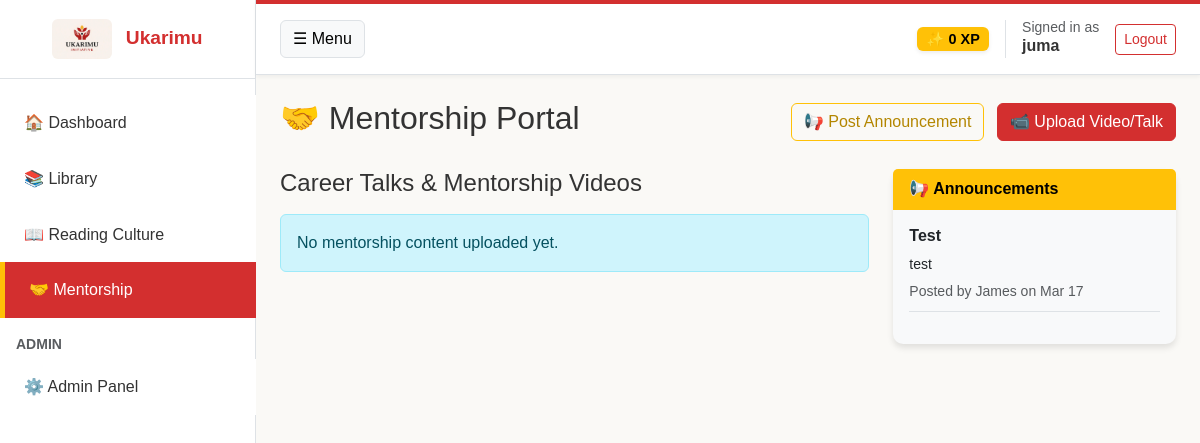
The page /mentorship/ (signed in) on the database its author committed.
### users/models.py (models this page shows, shortened)
class User(AbstractUser):
    ROLE_CHOICES = (
        ('student', 'Student'),
        ('teacher', 'Teacher'),
        ('mentor', 'Mentor'),
        ('admin', 'Admin'),
    )
    role = models.CharField(max_length=10, choices=ROLE_CHOICES, default='student')
    class_level = models.CharField(max_length=20, blank=True, null=True, help_text="For Students: e.g., Grade 4")

### mentorship/models.py (models this page shows, shortened)
class Announcement(models.Model):
    title = models.CharField(max_length=200)
    content = models.TextField()
    posted_by = models.ForeignKey(settings.AUTH_USER_MODEL, on_delete=models.CASCADE)
    created_at = models.DateTimeField(auto_now_add=True)

### mentorship/views.py (the view)
# urls.py: path('', views.mentorship_list, name='mentorship_list'),
@login_required
def mentorship_list(request):
    contents = MentorshipContent.objects.all().order_by('-created_at')
    announcements = Announcement.objects.all().order_by('-created_at')
    return render(request, 'mentorship/list.html', {
        'contents': contents,
        'announcements': announcements,
        'is_mentor': request.user.role in ['mentor', 'admin'] or request.user.is_superuser
    })

### templates/mentorship/list.html
{% extends 'base.html' %}
{% block content %}
<div class="d-flex justify-content-between align-items-center mb-4">
    <h2>🤝 Mentorship Portal</h2>
    {% if is_mentor %}
    <div>
        <a href="{% url 'post_announcement' %}" class="btn btn-outline-warning me-2">📢 Post Announcement</a>
        <a href="{% url 'upload_mentorship_content' %}" class="btn btn-primary">📹 Upload Video/Talk</a>
    </div>
    {% endif %}
</div>
<div class="row g-4">
    <div class="col-md-4 order-md-2">
        <div class="card bg-light border-0">
            <div class="card-header bg-warning text-dark fw-bold">
                📢 Announcements
            </div>
            <div class="card-body">
                {% for announcement in announcements %}
                    <div class="mb-3 border-bottom pb-2">
                        <h6 class="fw-bold">{{ announcement.title }}</h6>
                        <p class="small mb-1">{{ announcement.content }}</p>
                        <small class="text-muted">Posted by {{ announcement.posted_by.username }} on {{ announcement.created_at|date:"M d" }}</small>
                    </div>
                {% empty %}
                    <p class="text-muted small">No active announcements.</p>
                {% endfor %}
            </div>
        </div>
    </div>
    <div class="col-md-8 order-md-1">
        <h4 class="mb-3">Career Talks & Mentorship Videos</h4>
        <div class="row g-3">
            {% for item in contents %}
            <div class="col-md-6">
                <div class="card h-100">
                    <div class="card-body">
                        <span class="badge bg-primary mb-2">{{ item.get_content_type_display }}</span>
                        <h5 class="card-title">{{ item.title }}</h5>
                        <p class="card-text text-muted small">{{ item.description }}</p>
                        {% if item.file %}
                            <a href="{{ item.file.url }}" class="btn btn-sm btn-outline-primary w-100 mb-2" download>Download File/Video</a>
                        {% endif %}
                        {% if item.link %}
                            <a href="{{ item.link }}" target="_blank" rel="noopener noreferrer" class="btn btn-sm btn-outline-secondary w-100">Open External Link</a>
                        {% endif %}
                    </div>
                    <div class="card-footer bg-white border-top-0 pt-0 d-flex justify-content-between align-items-center">
                        <small class="text-muted">By {{ item.uploaded_by.username }}</small>
                        {% if is_mentor or user == item.uploaded_by %}
                            <a href="{% url 'delete_mentorship_content' item.pk %}" class="btn btn-sm btn-outline-danger">Delete</a>
                        {% endif %}
                    </div>
                </div>
            </div>
            {% empty %}
            <div class="col-12">
                <div class="alert alert-info">No mentorship content uploaded yet.</div>
            </div>
            {% endfor %}
        </div>
    </div>
</div>
{% endblock %}

### templates/base.html (shortened to what this page needs)
<!DOCTYPE html>
{% load static %}
<html lang="en">
<head>
    <link href="https://cdn.jsdelivr.net/npm/bootstrap@5.3.0/dist/css/bootstrap.min.css" rel="stylesheet">
    <link rel="stylesheet" href="{% static 'css/style.css' %}">
</head>
<body>
    <div class="d-flex" id="wrapper">
        <div id="sidebar-wrapper">
            <div class="sidebar-heading text-center">
                <img src="{% static 'img/Logo.jpeg' %}" alt="Logo" height="40" class="rounded me-2">
                Ukarimu
            </div>
            <div class="list-group list-group-flush mt-3">
                <a href="{% url 'dashboard' %}" class="list-group-item list-group-item-action {% if request.resolver_match.url_name == 'dashboard' %}active{% endif %}">
                    🏠 Dashboard
                </a>
                <a href="{% url 'library_list' %}" class="list-group-item list-group-item-action {% if 'library' in request.path %}active{% endif %}">
                    📚 Library
                </a>
                {% if user.is_authenticated %}
                    <a href="{% if user.role == 'student' %}{% url 'reading_history' %}{% else %}{% url 'reading_monitoring' %}{% endif %}" class="list-group-item list-group-item-action ">
                        📖 Reading Culture
                    </a>
                {% endif %}
                <a href="{% url 'mentorship_list' %}" class="list-group-item list-group-item-action {% if 'mentorship' in request.path %}active{% endif %}">
                    🤝 Mentorship
                </a>
                {% if user.is_staff or user.is_superuser %}
                <div class="mt-3 mb-1 px-3 text-muted small fw-bold text-uppercase">Admin</div>
                <a href="{% url 'admin_dashboard' %}" class="list-group-item list-group-item-action {% if 'admin' in request.path %}active{% endif %}">
                    ⚙️ Admin Panel
                </a>
                {% endif %}
            </div>
        </div>
        <div id="page-content-wrapper">
            <nav class="navbar navbar-expand-lg navbar-light bg-white navbar-custom mb-4 px-4 py-3">
                <button class="btn btn-light border" id="sidebarToggle">☰ Menu</button>
                <div class="ms-auto d-flex align-items-center">
                    {% if user.is_authenticated %}
                        <span id="xp-badge" class="badge bg-warning text-dark me-3 shadow-sm" style="font-size: 0.9rem;">✨ 0 XP</span>
                        <div class="border-start ps-3">
                            <small class="text-muted d-block" style="line-height: 1;">Signed in as</small>
                            <span class="fw-bold">{{ user.username }}</span>
                        </div>
                        <form action="{% url 'logout' %}" method="post" class="d-inline ms-3">
                            <button type="submit" class="btn btn-sm btn-outline-danger">Logout</button>
                        </form>
                    {% endif %}
                </div>
            </nav>
            <div class="container-fluid px-4">
                {% block content %}{% endblock %}
            </div>
        </div>
    </div>
</body>
</html>

### static/css/style.css (style rules this page uses)
:root { --brand-primary: #D32F2F; --brand-secondary: #FFC107; --brand-bg: #FAF9F6; --brand-text: #333333; --brand-accent: #000000; }
body { background-color: var(--brand-bg); font-family: sans-serif; color: var(--brand-text); }
.bg-primary, .btn-primary, .bg-danger, .btn-danger { background-color: var(--brand-primary) !important; border-color: var(--brand-primary) !important; color: white !important; }
.text-primary, .text-danger, .btn-outline-primary, .btn-outline-danger { color: var(--brand-primary) !important; border-color: var(--brand-primary) !important; }
.bg-info, .btn-info, .bg-warning, .btn-warning { background-color: var(--brand-secondary) !important; border-color: var(--brand-secondary) !important; color: black !important; }
.text-info, .text-warning, .btn-outline-info, .btn-outline-warning { color: #b38600 !important; border-color: var(--brand-secondary) !important; }
.card { border-radius: 10px; border: none; box-shadow: 0 4px 6px rgba(0,0,0,0.1); transition: transform 0.2s ease-in-out, box-shadow 0.2s ease-in-out; }
.navbar { box-shadow: 0 2px 4px rgba(0,0,0,0.05); border-top: 4px solid var(--brand-primary); }
a { color: var(--brand-primary); text-decoration: none; transition: color 0.2s; }
.btn { transition: all 0.2s; }
#wrapper { overflow-x: hidden; display: flex; }
#sidebar-wrapper { min-height: 100vh; margin-left: -16rem; transition: margin 0.25s ease-out; width: 16rem; background-color: white; border-right: 1px solid #dee2e6; }
#sidebar-wrapper .sidebar-heading { padding: 1.2rem 1.5rem; font-size: 1.2rem; font-weight: bold; color: var(--brand-primary); border-bottom: 1px solid #dee2e6; }
#sidebar-wrapper .list-group { width: 16rem; }
#page-content-wrapper { width: 100%; }
@media (min-width: 768px) { #sidebar-wrapper { margin-left: 0; } }
@media (min-width: 768px) { #page-content-wrapper { width: 100%; } }
.list-group-item { border: none; padding: 1rem 1.5rem; font-weight: 500; color: var(--brand-text); }
.list-group-item.active { background-color: var(--brand-primary) !important; color: white !important; border-left: 5px solid var(--brand-secondary) !important; }
.navbar-custom { box-shadow: 0 2px 4px rgba(0,0,0,0.05); border-bottom: 1px solid #dee2e6; }

### rows shown on the page
User: username "juma"
Announcement: title "Test", content "test", posted_by.username "James", created_at "Mar 17"
